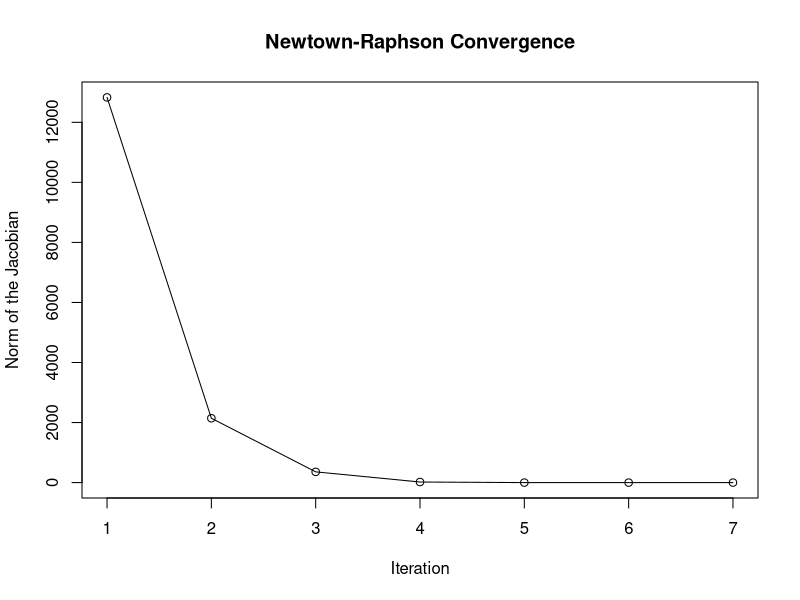

Write R code to recreate this figure.
require("mlbench")
data("PimaIndiansDiabetes")
df <- PimaIndiansDiabetes
y <- as.integer(df$diabetes == "pos")
X <- df[, !(names(df) %in% c("diabetes"))]
X <- as.matrix(cbind(X.intercept = 1, X))

multivariate.newton.raph <- function(X, y, tol=1e-10) {
  
  p <- ncol(X)
  beta <- matrix(0, nrow=p, ncol=1)
  
  n.iter <- 0
  jac.norm <- 10000  # Some arbitrary high value
  jac.norms <- c()
  
  while (jac.norm > tol) {
    n.iter <- n.iter + 1
    jacobian <- colSums(X * as.numeric(y - 1 / (1 + exp(-X %*% beta))))
    jac.norm <- norm(as.matrix(jacobian), type="F")
    jac.norms <- append(jac.norms, jac.norm)
    
    w.diag <- as.numeric(exp(X %*% beta) / (1 + exp(X %*% beta)) ^ 2)
    W <- diag(w.diag)
    hessian <- -t(X) %*% W %*% X
    
    beta <- beta - solve(hessian) %*% jacobian
  }
  return(list(beta=beta, n.iter=n.iter, norms=jac.norms))
}


coeff <- multivariate.newton.raph(X, y)
sample <- c(1, 4, 155, 40, 15, 55, 39.1, 0.506, 41)
print(1 / (1 + exp(-sample %*% coeff$beta )))

plot(coeff$norms, type="o", main="Newtown-Raphson Convergence",
     ylab="Norm of the Jacobian", xlab="Iteration")